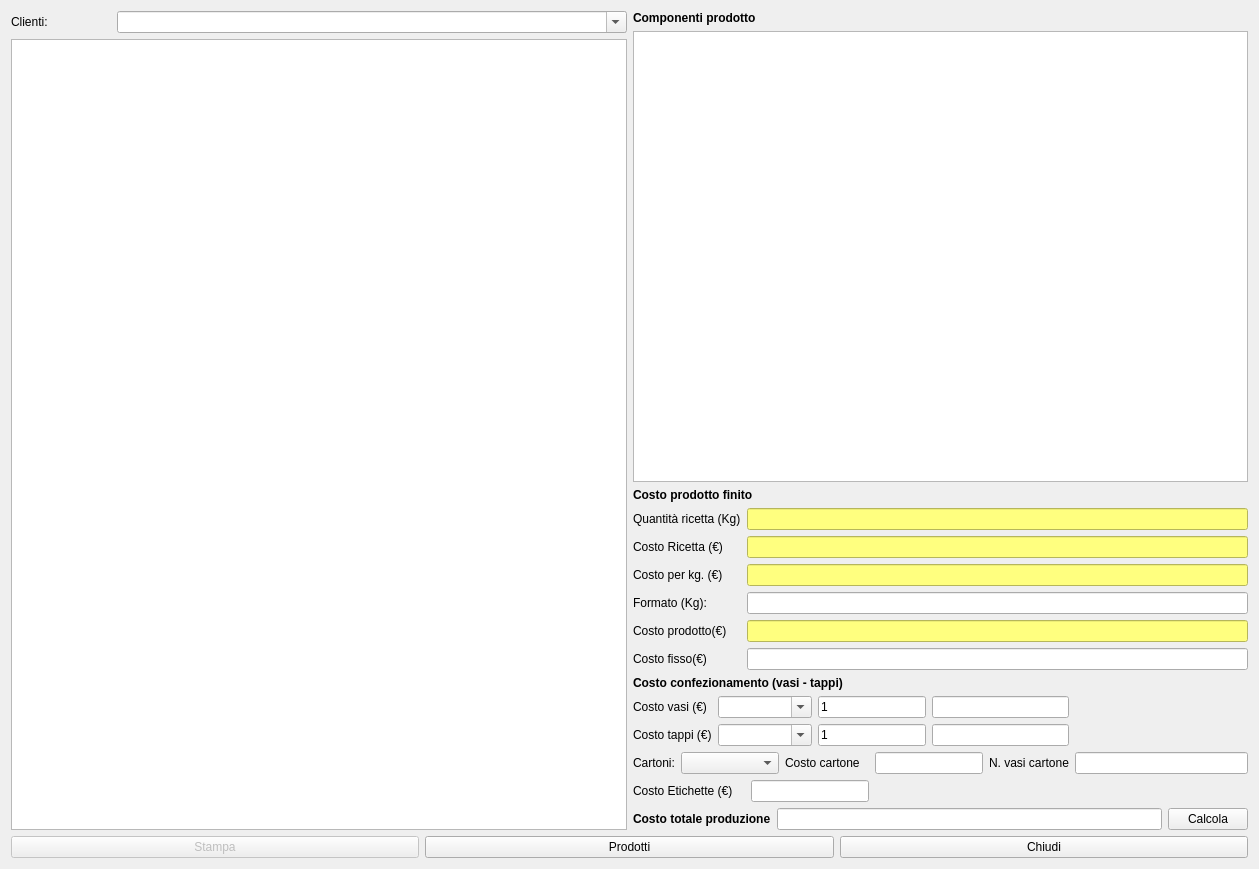
<?xml version="1.0" encoding="UTF-8"?>
<ui version="4.0">
 <class>HCalcost</class>
 <widget class="QWidget" name="HCalcost">
  <property name="windowModality">
   <enum>Qt::NonModal</enum>
  </property>
  <property name="geometry">
   <rect>
    <x>0</x>
    <y>0</y>
    <width>1259</width>
    <height>869</height>
   </rect>
  </property>
  <property name="windowTitle">
   <string>Calcolo costi</string>
  </property>
  <property name="windowIcon">
   <iconset resource="icons.qrc">
    <normaloff>:/Resources/Cash-register-icon.png</normaloff>:/Resources/Cash-register-icon.png</iconset>
  </property>
  <layout class="QVBoxLayout" name="verticalLayout_4">
   <item>
    <layout class="QHBoxLayout" name="horizontalLayout_4">
     <item>
      <layout class="QVBoxLayout" name="verticalLayout">
       <item>
        <layout class="QHBoxLayout" name="horizontalLayout_2">
         <item>
          <widget class="QLabel" name="label">
           <property name="maximumSize">
            <size>
             <width>100</width>
             <height>16777215</height>
            </size>
           </property>
           <property name="text">
            <string>Clienti:</string>
           </property>
          </widget>
         </item>
         <item>
          <widget class="QComboBox" name="cbClients">
           <property name="minimumSize">
            <size>
             <width>300</width>
             <height>0</height>
            </size>
           </property>
           <property name="editable">
            <bool>true</bool>
           </property>
           <property name="insertPolicy">
            <enum>QComboBox::NoInsert</enum>
           </property>
          </widget>
         </item>
        </layout>
       </item>
       <item>
        <widget class="QListView" name="lvProdotti"/>
       </item>
      </layout>
     </item>
     <item>
      <layout class="QVBoxLayout" name="verticalLayout_3">
       <item>
        <widget class="QLabel" name="label_15">
         <property name="font">
          <font>
           <bold>true</bold>
          </font>
         </property>
         <property name="text">
          <string>Componenti prodotto </string>
         </property>
        </widget>
       </item>
       <item>
        <widget class="QTableView" name="tvComponenti">
         <property name="editTriggers">
          <set>QAbstractItemView::NoEditTriggers</set>
         </property>
         <property name="selectionMode">
          <enum>QAbstractItemView::SingleSelection</enum>
         </property>
         <property name="selectionBehavior">
          <enum>QAbstractItemView::SelectRows</enum>
         </property>
         <attribute name="horizontalHeaderCascadingSectionResizes">
          <bool>true</bool>
         </attribute>
         <attribute name="horizontalHeaderStretchLastSection">
          <bool>true</bool>
         </attribute>
         <attribute name="verticalHeaderVisible">
          <bool>false</bool>
         </attribute>
         <attribute name="verticalHeaderStretchLastSection">
          <bool>false</bool>
         </attribute>
        </widget>
       </item>
       <item>
        <layout class="QVBoxLayout" name="verticalLayout_2">
         <item>
          <widget class="QLabel" name="label_14">
           <property name="font">
            <font>
             <bold>true</bold>
            </font>
           </property>
           <property name="text">
            <string>Costo prodotto finito</string>
           </property>
          </widget>
         </item>
         <item>
          <layout class="QGridLayout" name="gridLayout_2">
           <item row="1" column="0">
            <widget class="QLabel" name="label_2">
             <property name="text">
              <string>Costo Ricetta (€)</string>
             </property>
            </widget>
           </item>
           <item row="3" column="1">
            <widget class="QLineEdit" name="leDaprodurre"/>
           </item>
           <item row="0" column="0">
            <widget class="QLabel" name="label_10">
             <property name="text">
              <string>Quantità ricetta (Kg)</string>
             </property>
            </widget>
           </item>
           <item row="0" column="1">
            <widget class="QLineEdit" name="leQuantitaProdotto">
             <property name="styleSheet">
              <string notr="true">background-color: rgb(255, 255, 127);</string>
             </property>
             <property name="readOnly">
              <bool>true</bool>
             </property>
            </widget>
           </item>
           <item row="1" column="1">
            <widget class="QLineEdit" name="leCostoProdotto">
             <property name="styleSheet">
              <string notr="true">background-color: rgb(255, 255, 127);</string>
             </property>
             <property name="readOnly">
              <bool>true</bool>
             </property>
            </widget>
           </item>
           <item row="5" column="1">
            <widget class="QLineEdit" name="leCostoFisso"/>
           </item>
           <item row="3" column="0">
            <widget class="QLabel" name="label_11">
             <property name="text">
              <string>Formato (Kg):</string>
             </property>
            </widget>
           </item>
           <item row="5" column="0">
            <widget class="QLabel" name="label_16">
             <property name="text">
              <string>Costo fisso(€)</string>
             </property>
            </widget>
           </item>
           <item row="4" column="0">
            <widget class="QLabel" name="label_12">
             <property name="text">
              <string>Costo prodotto(€)</string>
             </property>
            </widget>
           </item>
           <item row="4" column="1">
            <widget class="QLineEdit" name="leCostoProduzione">
             <property name="styleSheet">
              <string notr="true">background-color: rgb(255, 255, 127);</string>
             </property>
            </widget>
           </item>
           <item row="2" column="1">
            <widget class="QLineEdit" name="leCostounitaricetta">
             <property name="styleSheet">
              <string notr="true">background-color: rgb(255, 255, 127);</string>
             </property>
             <property name="readOnly">
              <bool>true</bool>
             </property>
            </widget>
           </item>
           <item row="2" column="0">
            <widget class="QLabel" name="label_4">
             <property name="text">
              <string>Costo per kg. (€)</string>
             </property>
            </widget>
           </item>
          </layout>
         </item>
        </layout>
       </item>
       <item>
        <layout class="QGridLayout" name="gridLayout">
         <item row="0" column="0" colspan="6">
          <widget class="QLabel" name="label_3">
           <property name="font">
            <font>
             <bold>true</bold>
            </font>
           </property>
           <property name="text">
            <string>Costo confezionamento (vasi - tappi)</string>
           </property>
          </widget>
         </item>
         <item row="1" column="0" colspan="2">
          <widget class="QLabel" name="label_7">
           <property name="text">
            <string>Costo vasi (€)</string>
           </property>
          </widget>
         </item>
         <item row="1" column="2" colspan="3">
          <widget class="QComboBox" name="cbVasi">
           <property name="editable">
            <bool>true</bool>
           </property>
           <property name="insertPolicy">
            <enum>QComboBox::NoInsert</enum>
           </property>
          </widget>
         </item>
         <item row="1" column="5" colspan="2">
          <widget class="QLineEdit" name="leQtVasi">
           <property name="text">
            <string>1</string>
           </property>
           <property name="placeholderText">
            <string>numero vasi</string>
           </property>
          </widget>
         </item>
         <item row="1" column="7" colspan="2">
          <widget class="QLineEdit" name="leCostoVasi"/>
         </item>
         <item row="2" column="0" colspan="2">
          <widget class="QLabel" name="label_8">
           <property name="text">
            <string>Costo tappi (€)</string>
           </property>
          </widget>
         </item>
         <item row="2" column="2" colspan="3">
          <widget class="QComboBox" name="cbTappi">
           <property name="editable">
            <bool>true</bool>
           </property>
           <property name="insertPolicy">
            <enum>QComboBox::NoInsert</enum>
           </property>
          </widget>
         </item>
         <item row="2" column="5" colspan="2">
          <widget class="QLineEdit" name="leQtTappi">
           <property name="text">
            <string>1</string>
           </property>
           <property name="placeholderText">
            <string>numero tappi</string>
           </property>
          </widget>
         </item>
         <item row="2" column="7" colspan="2">
          <widget class="QLineEdit" name="leCostoTappi"/>
         </item>
         <item row="3" column="0">
          <widget class="QLabel" name="label_6">
           <property name="text">
            <string>Cartoni:</string>
           </property>
          </widget>
         </item>
         <item row="3" column="1" colspan="3">
          <widget class="QComboBox" name="cbCartoni">
           <property name="insertPolicy">
            <enum>QComboBox::NoInsert</enum>
           </property>
           <property name="modelColumn">
            <number>1</number>
           </property>
          </widget>
         </item>
         <item row="3" column="4" colspan="2">
          <widget class="QLabel" name="label_17">
           <property name="text">
            <string>Costo cartone</string>
           </property>
          </widget>
         </item>
         <item row="3" column="6" colspan="2">
          <widget class="QLineEdit" name="lineEdit_2"/>
         </item>
         <item row="3" column="8">
          <widget class="QLabel" name="label_5">
           <property name="text">
            <string>N. vasi cartone</string>
           </property>
          </widget>
         </item>
         <item row="3" column="9">
          <widget class="QLineEdit" name="lineEdit"/>
         </item>
         <item row="4" column="0" colspan="3">
          <widget class="QLabel" name="label_9">
           <property name="maximumSize">
            <size>
             <width>100</width>
             <height>16777215</height>
            </size>
           </property>
           <property name="text">
            <string>Costo Etichette (€)</string>
           </property>
          </widget>
         </item>
         <item row="4" column="3" colspan="3">
          <widget class="QLineEdit" name="leCostoEtichette"/>
         </item>
        </layout>
       </item>
       <item>
        <layout class="QHBoxLayout" name="horizontalLayout_3">
         <item>
          <widget class="QLabel" name="label_13">
           <property name="font">
            <font>
             <bold>true</bold>
            </font>
           </property>
           <property name="text">
            <string>Costo totale produzione</string>
           </property>
          </widget>
         </item>
         <item>
          <widget class="QLineEdit" name="leCostoTotale"/>
         </item>
         <item>
          <widget class="QPushButton" name="pbCalcola">
           <property name="text">
            <string>Calcola</string>
           </property>
          </widget>
         </item>
        </layout>
       </item>
      </layout>
     </item>
    </layout>
   </item>
   <item>
    <layout class="QHBoxLayout" name="horizontalLayout">
     <item>
      <widget class="QPushButton" name="pbPrint">
       <property name="enabled">
        <bool>false</bool>
       </property>
       <property name="text">
        <string>Stampa</string>
       </property>
       <property name="icon">
        <iconset resource="icons.qrc">
         <normaloff>:/Resources/Printer-icon.png</normaloff>:/Resources/Printer-icon.png</iconset>
       </property>
       <property name="iconSize">
        <size>
         <width>32</width>
         <height>32</height>
        </size>
       </property>
      </widget>
     </item>
     <item>
      <widget class="QPushButton" name="pushButton">
       <property name="text">
        <string>Prodotti</string>
       </property>
       <property name="icon">
        <iconset resource="icons.qrc">
         <normaloff>:/Resources/Box.PNG</normaloff>:/Resources/Box.PNG</iconset>
       </property>
       <property name="iconSize">
        <size>
         <width>32</width>
         <height>32</height>
        </size>
       </property>
      </widget>
     </item>
     <item>
      <widget class="QPushButton" name="pbClose">
       <property name="text">
        <string>Chiudi</string>
       </property>
       <property name="icon">
        <iconset resource="icons.qrc">
         <normaloff>:/Resources/Actions-window-close-icon.png</normaloff>:/Resources/Actions-window-close-icon.png</iconset>
       </property>
       <property name="iconSize">
        <size>
         <width>32</width>
         <height>32</height>
        </size>
       </property>
      </widget>
     </item>
    </layout>
   </item>
  </layout>
 </widget>
 <resources>
  <include location="icons.qrc"/>
 </resources>
 <connections/>
</ui>
